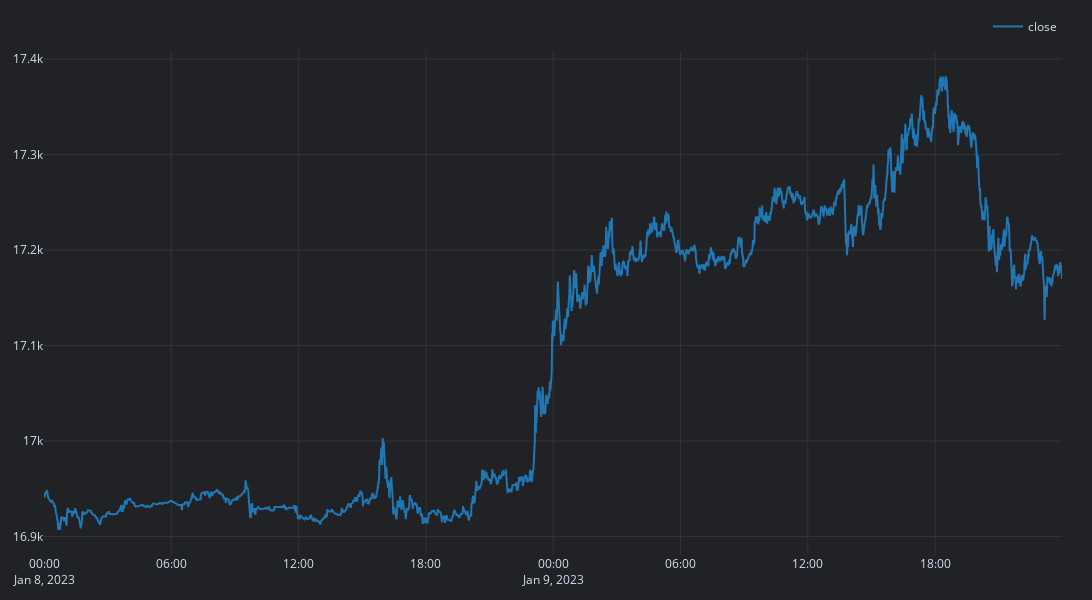

Notebook code cell kept with this figure:
### Code cell
day = '2023-01-08'
futures_1m.loc[day:'2023-01-09']['close'].vbt.plot().show()

### Figure 1 — Plotly figure (JSON) as saved in the notebook; plotly's stock layout.template omitted (floating-point values rounded to 4 significant figures; data arrays with more than 128 entries replaced by an {"elided": "..."} marker saying what was removed)
{"data": [{"name": "close", "showlegend": true, "type": "scatter", "uid": "f5e5e6a4-26b0-4712-b22c-57d6ca809dc7", "x": {"elided": "2880 str values"}, "y": {"elided": "2880 float values"}}], "layout": {"height": 600, "legend": {"orientation": "h", "traceorder": "normal", "x": 1, "xanchor": "right", "y": 1.02, "yanchor": "bottom"}, "margin": {"b": 30, "l": 30, "r": 30, "t": 30}, "width": 1200}}
